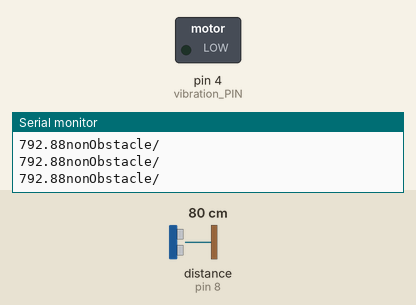
Bench run of a sketch on a simulated Arduino Uno, built for the host (arithmetic inside an expression is 32-bit, double 64-bit). Shown: switched loads named in the sketch (green lamp = pin HIGH), the last lines printed to the serial monitor. Wiring (inferred from the names in the program): ultrasonic range finder: trigger pin 9; echo pin 8. Dashed ring = blinking. The inputs (shaded band) are chosen by the test bench; at power-on: distance to the obstacle (sensor on pin 8) 80 cm. The echo pulse lasts 58.3 µs per cm; pins used as bus, display or sensor lines are not drawn.

Above: at 1.2 s.
1.3 s: distance to the obstacle (sensor on pin 8) set to 44 cm
4.3 s: distance to the obstacle (sensor on pin 8) set to 38 cm
At 4.7 s:
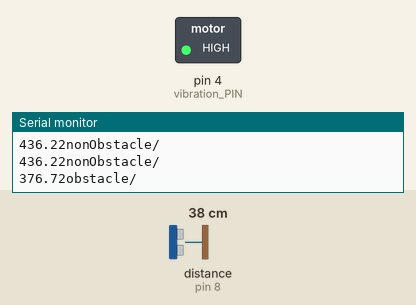
7.3 s: distance to the obstacle (sensor on pin 8) set to 120 cm
At 8.3 s:
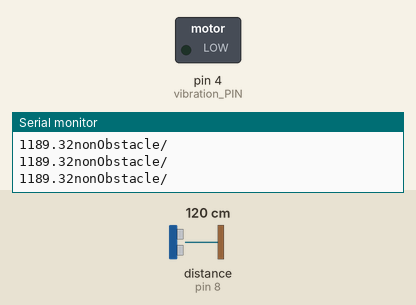
8.8 s: distance to the obstacle (sensor on pin 8) set to 2 cm
At 10.1 s:
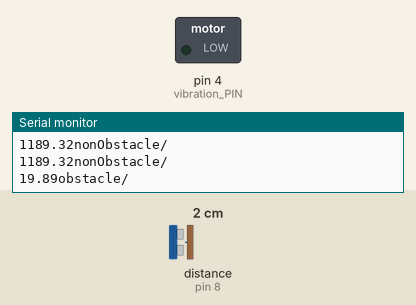
Timing chart, 0 to 12.8 s (numbered marks = the images above; inputs shaded):
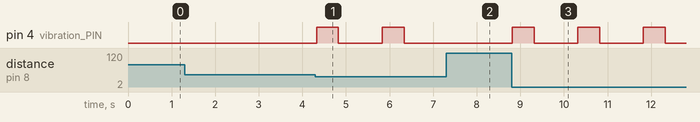

The sketch:

arduino.ino
```cpp
//////////////////////////////// ULTRASON //////////////////////////////////////
/* Constantes pour les broches */
const byte TRIGGER_PIN = 9; // Broche TRIGGER
const byte ECHO_PIN = 8;    // Broche ECHO

/* Constantes pour le timeout */
const unsigned long MEASURE_TIMEOUT = 25000UL; // 25ms = ~8m à 340m/s

/* Vitesse du son dans l'air en mm/us */
const float SOUND_SPEED = 340.0 / 1000;
 String obstacle = " ";

///////////////////////////////// Vibration /////////////////////////////////////
const byte vibration_PIN = 4; // Broche TRIGGER

String StatusAlert; // valeur reçu du moniteur

void setup() {
  ///////////////////////////////// ULTRASON ///////////////////////////////////////

 /* Initialise les broches */
  pinMode(TRIGGER_PIN, OUTPUT);
  digitalWrite(TRIGGER_PIN, LOW); // La broche TRIGGER doit être à LOW au repos
  pinMode(ECHO_PIN, INPUT);
;

///////////////////////////////// Vibration /////////////////////////////////////
 pinMode(vibration_PIN, OUTPUT);

}

void loop() {
   // Init RS232
  Serial.begin(9600);
  /////////////////////////////// Alert /////////////////////////////////


   if (Serial.available() > 0) { // if there is data comming
      StatusAlert = Serial.readStringUntil('\n'); // read string until newline character

if(StatusAlert == '1'){
  digitalWrite(vibration_PIN, HIGH);
        delay(1000);
        digitalWrite(vibration_PIN, LOW);
 }
 }
   //////////////////////////////// ULTRASON ///////////////////////////////////////

 /* 1. Lance une mesure de distance en envoyant une impulsion HIGH de 10µs sur la broche TRIGGER */
  digitalWrite(TRIGGER_PIN, HIGH);
  delayMicroseconds(10);
  digitalWrite(TRIGGER_PIN, LOW);

  /* 2. Mesure le temps entre l'envoi de l'impulsion ultrasonique et son écho (si il existe) */
  long measure = pulseIn(ECHO_PIN, HIGH, MEASURE_TIMEOUT);

  /* 3. Calcul la distance à partir du temps mesuré */
  float distance_mm = measure / 2.0 * SOUND_SPEED;
Serial.print(distance_mm);
   if(distance_mm < 400){
  /* Affiche les résultats en mm, cm et m */
        obstacle = "obstacle";
        Serial.print(obstacle);
        Serial.println("/");
        digitalWrite(vibration_PIN, HIGH);
        delay(500);
        digitalWrite(vibration_PIN, LOW);
        delay(1000);
        obstacle = " ";

   }else if(distance_mm > 400){
      /* Affiche les résultats en mm, cm et m */
        obstacle = "nonObstacle";
        Serial.print(obstacle);
        Serial.println("/");
       digitalWrite(vibration_PIN, LOW);
        obstacle = " ";

   }


}
```

Measured:
- the behaviour switches between 41 and 40 cm on distance to the obstacle (sensor on pin 8) (found by bisection; images 0 and 1)
- after the input at 4.3 s, pin 4 (vibration_PIN): alternates HIGH for 0.50 s and LOW for 1.0 s, starting at once
- after the input at 7.3 s, pin 4 (vibration_PIN): stays LOW (without the input it goes to HIGH after 0.03 s)
- after the input at 8.8 s, pin 4 (vibration_PIN): alternates HIGH for 0.50 s and LOW for 1.0 s, starting at once
